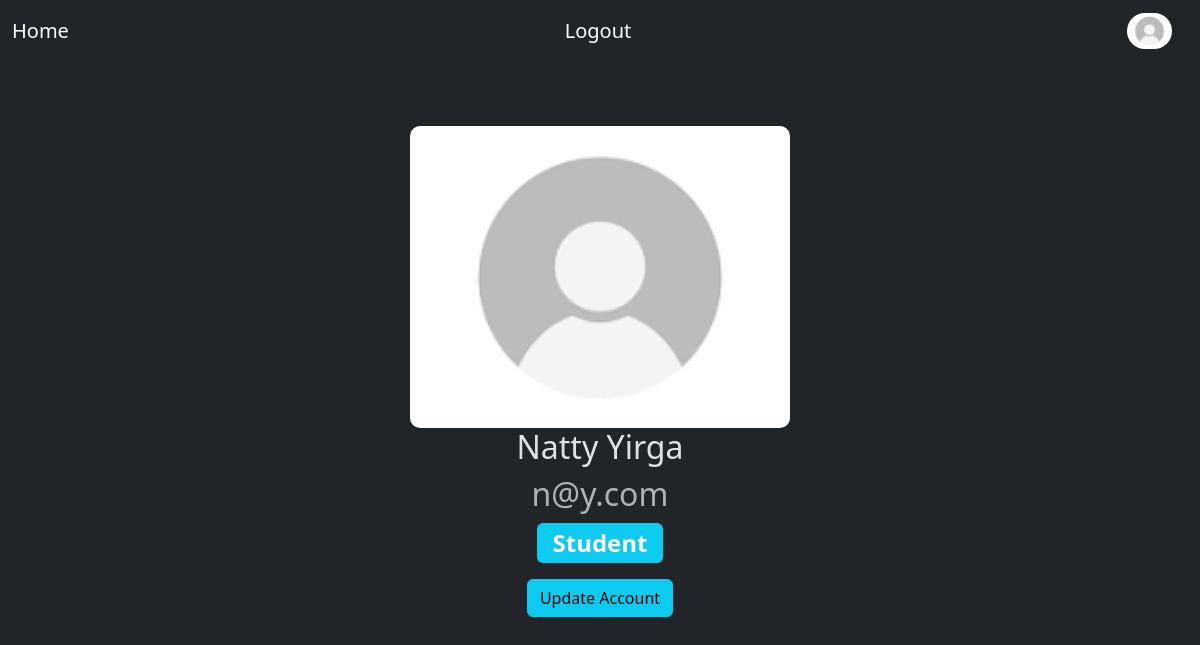
The app's page /users/account/ (signed in) with its own data.
### users/models.py (models this page shows, shortened)
class CustomUser(AbstractBaseUser, PermissionsMixin):
    email = models.EmailField(_("Email Address"), unique=True)
    first_name = models.CharField(max_length=50, default='default-firstname')
    last_name = models.CharField(max_length=50, default='default-lastname')
    is_staff = models.BooleanField(default=False)
    is_active = models.BooleanField(default=True)
    is_banned = models.BooleanField(default=False)
    date_joined = models.DateTimeField(default=timezone.now)
    profile_image = models.ImageField(upload_to='User-Profiles/', default='/defaults/no-profile.png')
    role = models.CharField(max_length=30, choices = ROLE_CHOICES, default=ST)
    USERNAME_FIELD = "email"
    REQUIRED_FIELDS = []
    objects = CustomUserManager()

### users/views.py (the view)
# urls.py: path('account/', account, name='user-account'),
@login_required
def account(request):
	user = request.user
	context = {"user": user, "borrowed_books":user.book_set.all() }
	print(user.book_set.all())
	for b in user.book_set.all():
		print("*")
		print(b.title)
		print(b.borrowers)
	print()
	return render(request, "users/account.html", context)

### users/templates/users/account.html (shortened to what this page needs)
{% extends "bookApp/layout.html" %}
{% block content %}
  {% if user %}
    <div class="text-center m-5 gap-3 p-3">
      <img src="{{user.profile_image.url}}"
      alt="Generic placeholder image text-center" class="img-fluid"
      style="width: 380px; border-radius: 10px;">
      <h2 class="text-center strong">{{ user.first_name }}    {{ user.last_name }}</h2>
      <h2 class="text-center text-muted">{{ user.email }}</h2>
      {% if user.is_staff %}
        <h2><span class="badge badge-secondary bg-info text-center">SuperAdmin</span></h2>
      {% else %}
        <h2><span class="badge badge-secondary bg-info text-center">{{ user.role}}</span></h2>
      {% endif %}
    <div class=m-3>              <a href={% url 'account-edit'  %} class="btn btn-info">Update Account</a>
  </div>
</div>
{% endif %}
{% endblock %}

### bookApp/templates/bookApp/layout.html (shortened to what this page needs)
<!DOCTYPE html>
<html data-bs-theme="dark">
	<head>
		{% load bootstrap5 %}
		{% bootstrap_css %}
		{% load crispy_forms_tags %}
	</head>
	<body>
		<nav class="navbar navbar-expand-sm bg-dark navbar-dark">
			<div class="container-fluid">
				<a class="navbar-brand" href={% url 'book-home'%}>Home</a>
				{% if user.is_authenticated %}
					<a class="navbar-brand" href={% url 'logout'%}>Logout</a>
					<a class="navbar-brand" href={% url 'user-account'%}>
						<img src="{{user.profile_image.url}}" alt="Avatar Logo" style="width:45px;" class="rounded-pill">
				{% else %}
					<a class="navbar-brand" href={% url 'login'%}>Login</a>
				{% endif %}
			</div>
		</nav>
	<div class="container">
		{% block content%}
		{% endblock %}
	</div>
</body>
</html>

### records on screen
CustomUser: profile_image (picture), first_name "Natty", last_name "Yirga", email "n@y.com", role "Student"
